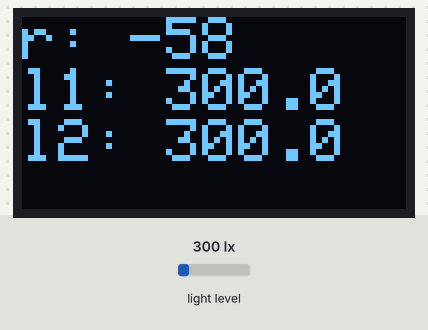
Bench run of a sketch on a simulated ESP32. Parts: 128×64 one-colour display. The test bench sets the inputs (shaded band); at power-on: light level 300 lx. WiFi joins after 1.5 s; servers stay silent unless stated; not simulated (calls return 0 or success): secrets.h; what the sketch prints to the serial monitor is not drawn.

Above: at 3.2 s.
3.3 s: light level set to 40 lx
At 5.5 s:
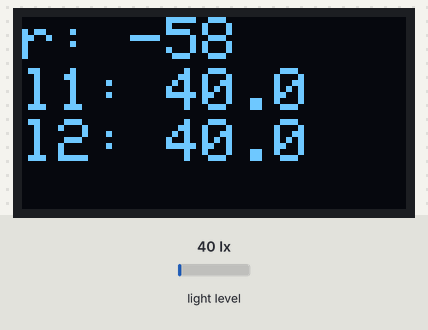
6.6 s: light level set to 500 lx
At 8.8 s:
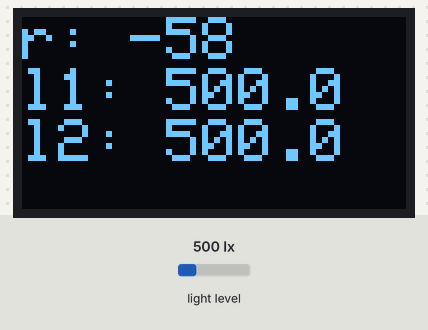
9.6 s: light level set to 1000 lx
At 12.1 s:
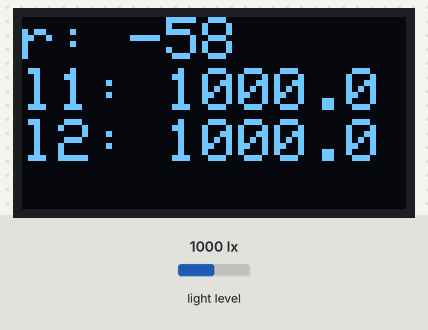
Timing chart, 0 to 13.6 s (numbered marks = the images above; inputs shaded):
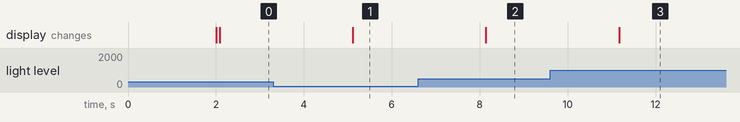

Measured:
- after the input at 3.3 s, the display: changes after 1.8 s (image 1)
- after the input at 6.6 s, the display: changes after 1.5 s (image 2)
- after the input at 9.6 s, the display: changes after 1.6 s (image 3)

The sketch:

20240806_1750_wifi_display.ino
```cpp
#include <Wire.h>/private/var/folders/73/674vrw3d5072ycpl63swq_kr0000gp/T/.arduinoIDE-unsaved202476-3773-1qe7vx7.rpuv/BH1750autoadjust/BH1750autoadjust.ino
#include <BH1750.h>
#include <WiFi.h>
#include <Adafruit_SSD1306.h>
#include <Wire.h>
#include <secrets.h>

#define WIFI_MAX_RETRIES 10

BH1750 lightMeter2(0x5C);  // changed from 0x23
BH1750 lightMeter2_int(0x23);  // changed from 0x23
Adafruit_SSD1306 display(128, 64, &Wire, -1);

void connectToWiFi() {
  int retries = 0;
  WiFi.begin(WIFI_SSID, WIFI_PASSWORD);
  Serial.print("  Initializing WiFi...");
  delay(2000);

  while (WiFi.status() != WL_CONNECTED && retries < WIFI_MAX_RETRIES) {
    WiFi.disconnect();
    WiFi.begin(WIFI_SSID, WIFI_PASSWORD);
    delay(1000);
    Serial.print(".");
    retries++;
  }
  Serial.println();

  if (WiFi.status() == WL_CONNECTED) {
    Serial.print("    WiFi: OK");
    Serial.print(", IP: ");
    Serial.print(WiFi.localIP());
    Serial.print(", RSSI: ");
    Serial.println(WiFi.RSSI());

  } else {
    Serial.println("    WiFi: FAILED");
  }
  Serial.println("  Wifi Initialized");
}


void setup() {
  Serial.begin(115200);
  connectToWiFi();
  Wire.begin();
  if (!display.begin(SSD1306_SWITCHCAPVCC, 0x3C)) {
    Serial.println("SSD1306 allocation failed");
  } else {
    display.clearDisplay();
    display.setTextSize(2);
    display.setTextColor(SSD1306_WHITE, SSD1306_BLACK);
    Serial.println("    SSD1306 Initialized");
    display.display();

  }
  lightMeter2.begin(BH1750::CONTINUOUS_HIGH_RES_MODE, 0x5C);
  lightMeter2_int.begin(BH1750::CONTINUOUS_HIGH_RES_MODE, 0x23);
}

void loop() {
  display.clearDisplay();
  int8_t rssi = WiFi.RSSI();
  Serial.print("RSSI: ");
  Serial.print(rssi);
  Serial.println(" dBm");
  display.setCursor(0, 0);
    display.print("r: ");
  display.println(rssi);
  if (lightMeter2.measurementReady()) {
    float lux = lightMeter2.readLightLevel();
    display.setCursor(0, 17);
    display.print("l1: ");
    display.println(lux, 1);
    Serial.print("Lightn 1: ");
    Serial.print(lux);
    Serial.println(" lx");
  }
  if (lightMeter2_int.measurementReady()) {
    float lux = lightMeter2_int.readLightLevel();
    display.setCursor(0, 34);
    display.print("l2: ");
    display.println(lux, 1);
    Serial.print("Light 2: ");
    Serial.print(lux);
    Serial.println(" lx");
  }


    display.display();
    delay(3000);
}
```
